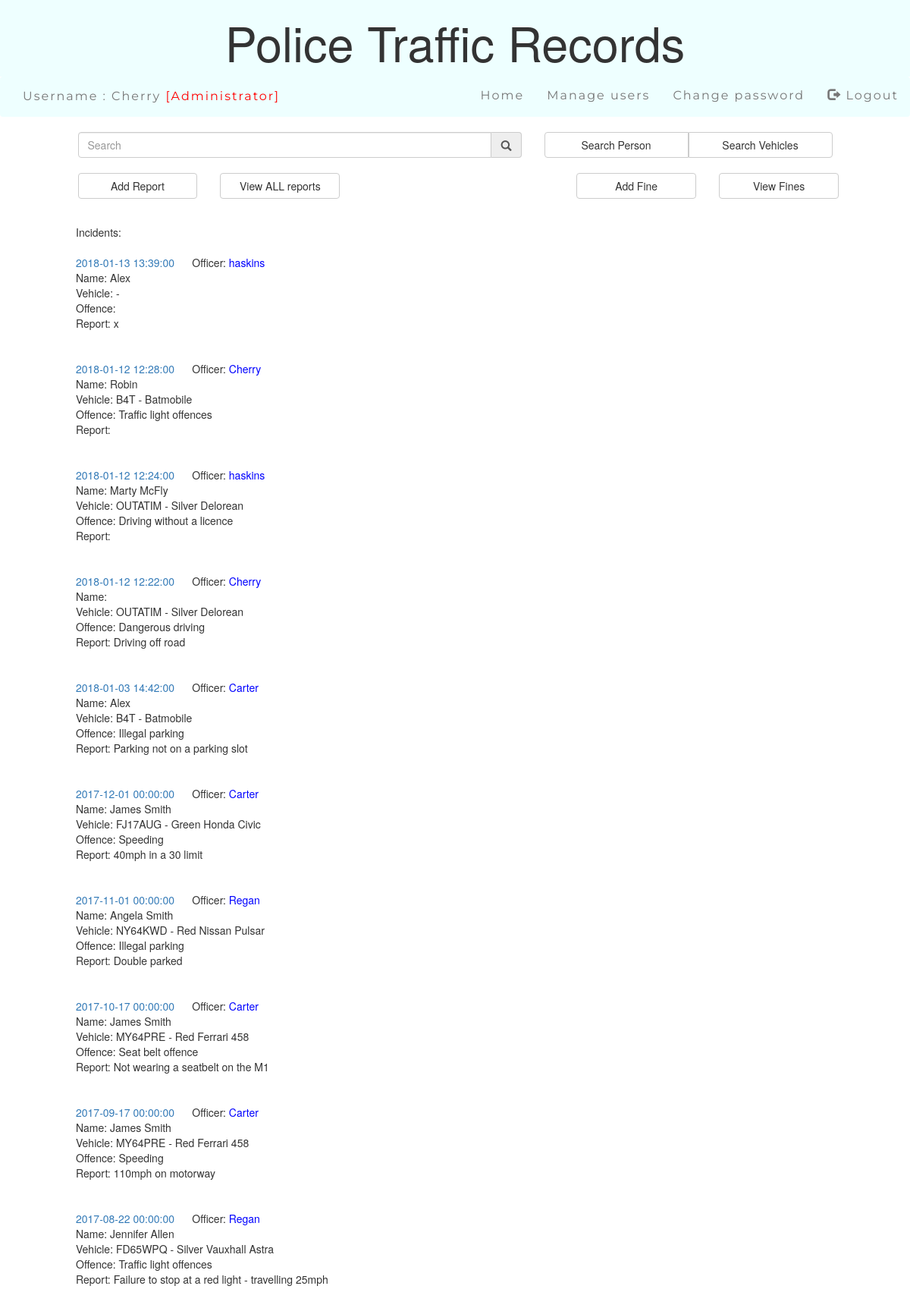
/view_report.php (signed in), run on the app's committed database.
### tables this page shows
CREATE TABLE IF NOT EXISTS `Officer_access` (
  `Admin` enum('Admin') DEFAULT NULL,
  `username` varchar(50) NOT NULL,
  `password` varchar(50) NOT NULL
);

CREATE TABLE IF NOT EXISTS `Incident` (
  `Incident_ID` int(11) NOT NULL,
  `Vehicle_ID` int(11) DEFAULT NULL,
  `People_ID` int(11) DEFAULT NULL,
  `Incident_Date` datetime NOT NULL,
  `Incident_Report` varchar(500) NOT NULL,
  `Offence_ID` int(11) DEFAULT NULL,
  `Officer` varchar(50) DEFAULT NULL
);

CREATE TABLE IF NOT EXISTS `People` (
  `People_ID` int(11) NOT NULL,
  `People_name` varchar(50) NOT NULL,
  `People_address` varchar(50) DEFAULT NULL,
  `People_licence` varchar(16) DEFAULT NULL
);

CREATE TABLE IF NOT EXISTS `Vehicle` (
  `Vehicle_ID` int(11) NOT NULL,
  `Vehicle_type` varchar(20) NOT NULL,
  `Vehicle_colour` varchar(20) NOT NULL,
  `Vehicle_licence` varchar(7) DEFAULT NULL
);

CREATE TABLE IF NOT EXISTS `Offence` (
  `Offence_ID` int(11) NOT NULL,
  `Offence_description` varchar(50) NOT NULL,
  `Offence_maxFine` int(11) NOT NULL,
  `Offence_maxPoints` int(11) NOT NULL
);

### view_report.php (the view, shortened to what this page needs)
<?php
   include('home.php');
?>
<div class="col-sm-offset-1">
<?php
   if ($user_type == "") {
       $search = $_SESSION['login_user'];
       echo "Incident reports submitted by {$_SESSION['login_user']} : <br><br>";
   } else if ($user_type == "[Administrator]") {
       $search = "%" ;
       echo "Incidents: <br><br>";
   }
   $sql = "SELECT * FROM Incident
           LEFT JOIN People ON People.People_ID = Incident.People_ID
           LEFT JOIN Vehicle ON Vehicle.Vehicle_ID = Incident.Vehicle_ID
           LEFT JOIN Offence ON Offence.Offence_ID = Incident.Offence_ID
           LEFT JOIN Officer_access ON Officer_access.username = Incident.Officer
           WHERE Incident.Officer LIKE '$search' ORDER BY Incident_Date DESC;";
   $result = mysqli_query($db, $sql);
   echo "<ul class=list-unstyled>" ;
   while($row = mysqli_fetch_assoc($result))
       {
       echo "<li> <a href = '?ref_r=".$row['Incident_ID']."'>". $row["Incident_Date"]. "</a>";
       if ($user_type == "[Administrator]") {
           echo str_repeat('&nbsp;', 5)." Officer: <font color=blue>" . $row["Officer"]. "</font>";
       }
       echo "<br> Name: " .$row["People_name"].
       "<br> Vehicle: ". $row["Vehicle_licence"]." - ".$row["Vehicle_colour"]." ".$row["Vehicle_type"].
       "<br> Offence: ". $row["Offence_description"].
       "<br> Report: ". $row["Incident_Report"]." <br><br><br>" ;
    }
    echo "</ul>";
?>
</div>

### session.php (shortened to what this page needs)
<?php
   include('config.php');
   $sql = "SELECT username, Admin FROM Officer_access
            WHERE username = '{$_SESSION['login_user']}';";
   $ses_sql = mysqli_query($db,$sql);
   $row = mysqli_fetch_array($ses_sql);
   if (isset($row['Admin'])){
      $manage_users = "Manage users";
      $user_type = "[Administrator]";
   }
?>
<html>
<body>
    <div class="jumbotron text-center">
         <h1>Police Traffic Records</h1>
    </div>
    <nav class="navbar navbar-default">
        <div class="container-fluid">
            <p class="navbar-text"> Username :
                <?php echo "{$_SESSION['login_user']} <font color=red>{$user_type}</font>" ?> </p>
            <ul class="nav navbar-nav navbar-right">
                <li><a href="home.php">Home</a></li>
                <li><a href="manage_user.php"><?php echo $manage_users?></a></li>
                <li><a href="change_password.php">Change password </a></li>
                <li><a href="logout.php"> <span class="glyphicon glyphicon-log-out"></span> Logout</a></li>
            </ul>
        </div>
    </nav>
</body>
</html>

### config.php (style rules this page uses)
.jumbotron { background-color: #eeffff; margin-bottom: 0; padding: 1; }
.navbar { background-color: #eeffff; border: 0; font-size: 16px; letter-spacing: 2px; font-family: Montserrat, sans-serif; }

### data on the page
officer_access: Admin "[Administrator]", Admin "Manage users"
incident: Incident_Date "2018-01-13 13:39:00", Officer "haskins", People_ID.People_name "Alex", Incident_Report "x"
incident: Incident_Date "2018-01-12 12:28:00", Officer "Cherry", People_ID.People_name "Robin", Vehicle_ID.Vehicle_licence "B4T", Vehicle_ID.Vehicle_type "Batmobile", Offence_ID.Offence_description "Traffic light offences"
incident: Incident_Date "2018-01-12 12:24:00", Officer "haskins", People_ID.People_name "Marty McFly", Vehicle_ID.Vehicle_licence "OUTATIM", Vehicle_ID.Vehicle_colour "Silver", Vehicle_ID.Vehicle_type "Delorean", Offence_ID.Offence_description "Driving without a licence"
incident: Incident_Date "2018-01-12 12:22:00", Officer "Cherry", Vehicle_ID.Vehicle_licence "OUTATIM", Vehicle_ID.Vehicle_colour "Silver", Vehicle_ID.Vehicle_type "Delorean", Offence_ID.Offence_description "Dangerous driving", Incident_Report "Driving off road"
incident: Incident_Date "2018-01-03 14:42:00", Officer "Carter", People_ID.People_name "Alex", Vehicle_ID.Vehicle_licence "B4T", Vehicle_ID.Vehicle_type "Batmobile", Offence_ID.Offence_description "Illegal parking", Incident_Report "Parking not on a parking slot"
incident: Incident_Date "2017-12-01 00:00:00", Officer "Carter", People_ID.People_name "James Smith", Vehicle_ID.Vehicle_licence "FJ17AUG", Vehicle_ID.Vehicle_colour "Green", Vehicle_ID.Vehicle_type "Honda Civic", Offence_ID.Offence_description "Speeding", Incident_Report "40mph in a 30 limit"
incident: Incident_Date "2017-11-01 00:00:00", Officer "Regan", People_ID.People_name "Angela Smith", Vehicle_ID.Vehicle_licence "NY64KWD", Vehicle_ID.Vehicle_colour "Red", Vehicle_ID.Vehicle_type "Nissan Pulsar", Offence_ID.Offence_description "Illegal parking", Incident_Report "Double parked"
incident: Incident_Date "2017-10-17 00:00:00", Officer "Carter", People_ID.People_name "James Smith", Vehicle_ID.Vehicle_licence "MY64PRE", Vehicle_ID.Vehicle_colour "Red", Vehicle_ID.Vehicle_type "Ferrari 458", Offence_ID.Offence_description "Seat belt offence", Incident_Report "Not wearing a seatbelt on the M1"
incident: Incident_Date "2017-09-17 00:00:00", Officer "Carter", People_ID.People_name "James Smith", Vehicle_ID.Vehicle_licence "MY64PRE", Vehicle_ID.Vehicle_colour "Red", Vehicle_ID.Vehicle_type "Ferrari 458", Offence_ID.Offence_description "Speeding", Incident_Report "110mph on motorway"
incident: Incident_Date "2017-08-22 00:00:00", Officer "Regan", People_ID.People_name "Jennifer Allen", Vehicle_ID.Vehicle_licence "FD65WPQ", Vehicle_ID.Vehicle_colour "Silver", Vehicle_ID.Vehicle_type "Vauxhall Astra", Offence_ID.Offence_description "Traffic light offences", Incident_Report "Failure to stop at a red light - travelling 25mph"

### other printed values
$_SESSION['login_user'] "Cherry"
